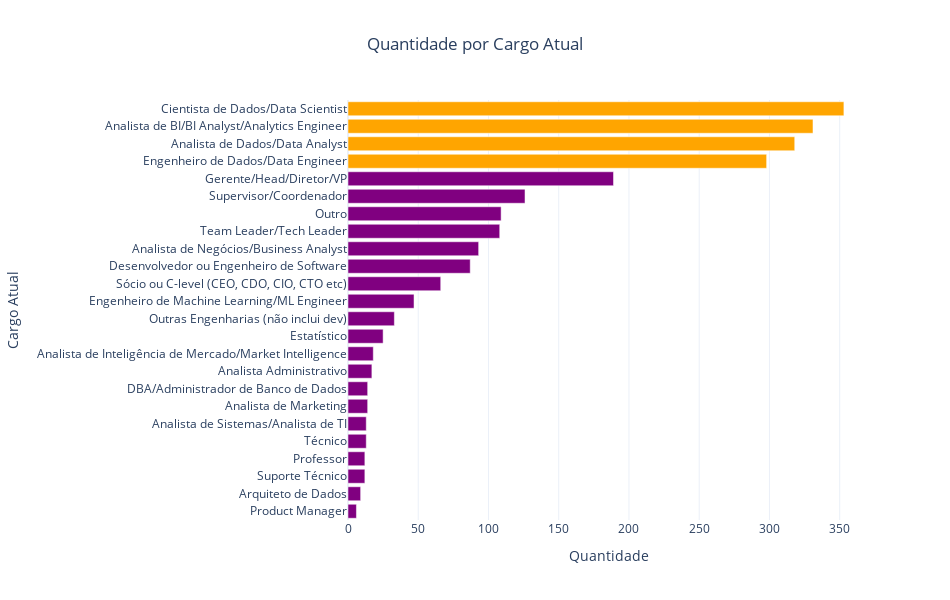

Write notebook code for a chart like this one.
### Code cell
# Plota gráfico de barra de 'Quantidade' por 'Cargo Atual'
# cores_barra_2 = ["orange", "orange", "orange", "purple", "purple"]
cores_barra_2 = ["purple"] * df_cargo_quantidade.shape[0]
cores_barra_2 = ["orange"] * 4 + cores_barra_2[4:]
titulo_barra_2 = 'Quantidade por Cargo Atual'
plotar_barra(df_cargo_quantidade, eixo_x='Quantidade', eixo_y='Cargo Atual', eixo_cores='Cargo Atual', cores=cores_barra_2, titulo=titulo_barra_2)

### Figure 1 — Plotly figure (JSON) as saved in the notebook; plotly's stock layout.template omitted (floating-point values rounded to 4 significant figures)
{"data": [{"alignmentgroup": "True", "customdata": [["15.27%"]], "hovertemplate": "Cargo Atual=%{y}<br>Quantidade=%{x}<br>Porcentagem=%{customdata[0]}<extra></extra>", "legendgroup": "Cientista de Dados/Data Scientist", "marker": {"color": "orange", "pattern": {"shape": ""}}, "name": "Cientista de Dados/Data Scientist", "offsetgroup": "Cientista de Dados/Data Scientist", "orientation": "h", "showlegend": true, "textposition": "auto", "type": "bar", "x": [353], "xaxis": "x", "y": ["Cientista de Dados/Data Scientist"], "yaxis": "y"}, {"alignmentgroup": "True", "customdata": [["14.32%"]], "hovertemplate": "Cargo Atual=%{y}<br>Quantidade=%{x}<br>Porcentagem=%{customdata[0]}<extra></extra>", "legendgroup": "Analista de BI/BI Analyst/Analytics Engineer", "marker": {"color": "orange", "pattern": {"shape": ""}}, "name": "Analista de BI/BI Analyst/Analytics Engineer", "offsetgroup": "Analista de BI/BI Analyst/Analytics Engineer", "orientation": "h", "showlegend": true, "textposition": "auto", "type": "bar", "x": [331], "xaxis": "x", "y": ["Analista de BI/BI Analyst/Analytics Engineer"], "yaxis": "y"}, {"alignmentgroup": "True", "customdata": [["13.76%"]], "hovertemplate": "Cargo Atual=%{y}<br>Quantidade=%{x}<br>Porcentagem=%{customdata[0]}<extra></extra>", "legendgroup": "Analista de Dados/Data Analyst", "marker": {"color": "orange", "pattern": {"shape": ""}}, "name": "Analista de Dados/Data Analyst", "offsetgroup": "Analista de Dados/Data Analyst", "orientation": "h", "showlegend": true, "textposition": "auto", "type": "bar", "x": [318], "xaxis": "x", "y": ["Analista de Dados/Data Analyst"], "yaxis": "y"}, {"alignmentgroup": "True", "customdata": [["12.89%"]], "hovertemplate": "Cargo Atual=%{y}<br>Quantidade=%{x}<br>Porcentagem=%{customdata[0]}<extra></extra>", "legendgroup": "Engenheiro de Dados/Data Engineer", "marker": {"color": "orange", "pattern": {"shape": ""}}, "name": "Engenheiro de Dados/Data Engineer", "offsetgroup": "Engenheiro de Dados/Data Engineer", "orientation": "h", "showlegend": true, "textposition": "auto", "type": "bar", "x": [298], "xaxis": "x", "y": ["Engenheiro de Dados/Data Engineer"], "yaxis": "y"}, {"alignmentgroup": "True", "customdata": [["8.18%"]], "hovertemplate": "Cargo Atual=%{y}<br>Quantidade=%{x}<br>Porcentagem=%{customdata[0]}<extra></extra>", "legendgroup": "Gerente/Head/Diretor/VP", "marker": {"color": "purple", "pattern": {"shape": ""}}, "name": "Gerente/Head/Diretor/VP", "offsetgroup": "Gerente/Head/Diretor/VP", "orientation": "h", "showlegend": true, "textposition": "auto", "type": "bar", "x": [189], "xaxis": "x", "y": ["Gerente/Head/Diretor/VP"], "yaxis": "y"}, {"alignmentgroup": "True", "customdata": [["5.45%"]], "hovertemplate": "Cargo Atual=%{y}<br>Quantidade=%{x}<br>Porcentagem=%{customdata[0]}<extra></extra>", "legendgroup": "Supervisor/Coordenador", "marker": {"color": "purple", "pattern": {"shape": ""}}, "name": "Supervisor/Coordenador", "offsetgroup": "Supervisor/Coordenador", "orientation": "h", "showlegend": true, "textposition": "auto", "type": "bar", "x": [126], "xaxis": "x", "y": ["Supervisor/Coordenador"], "yaxis": "y"}, {"alignmentgroup": "True", "customdata": [["4.72%"]], "hovertemplate": "Cargo Atual=%{y}<br>Quantidade=%{x}<br>Porcentagem=%{customdata[0]}<extra></extra>", "legendgroup": "Outro", "marker": {"color": "purple", "pattern": {"shape": ""}}, "name": "Outro", "offsetgroup": "Outro", "orientation": "h", "showlegend": true, "textposition": "auto", "type": "bar", "x": [109], "xaxis": "x", "y": ["Outro"], "yaxis": "y"}, {"alignmentgroup": "True", "customdata": [["4.67%"]], "hovertemplate": "Cargo Atual=%{y}<br>Quantidade=%{x}<br>Porcentagem=%{customdata[0]}<extra></extra>", "legendgroup": "Team Leader/Tech Leader", "marker": {"color": "purple", "pattern": {"shape": ""}}, "name": "Team Leader/Tech Leader", "offsetgroup": "Team Leader/Tech Leader", "orientation": "h", "showlegend": true, "textposition": "auto", "type": "bar", "x": [108], "xaxis": "x", "y": ["Team Leader/Tech Leader"], "yaxis": "y"}, {"alignmentgroup": "True", "customdata": [["4.02%"]], "hovertemplate": "Cargo Atual=%{y}<br>Quantidade=%{x}<br>Porcentagem=%{customdata[0]}<extra></extra>", "legendgroup": "Analista de Negócios/Business Analyst", "marker": {"color": "purple", "pattern": {"shape": ""}}, "name": "Analista de Negócios/Business Analyst", "offsetgroup": "Analista de Negócios/Business Analyst", "orientation": "h", "showlegend": true, "textposition": "auto", "type": "bar", "x": [93], "xaxis": "x", "y": ["Analista de Negócios/Business Analyst"], "yaxis": "y"}, {"alignmentgroup": "True", "customdata": [["3.76%"]], "hovertemplate": "Cargo Atual=%{y}<br>Quantidade=%{x}<br>Porcentagem=%{customdata[0]}<extra></extra>", "legendgroup": "Desenvolvedor ou Engenheiro de Software", "marker": {"color": "purple", "pattern": {"shape": ""}}, "name": "Desenvolvedor ou Engenheiro de Software", "offsetgroup": "Desenvolvedor ou Engenheiro de Software", "orientation": "h", "showlegend": true, "textposition": "auto", "type": "bar", "x": [87], "xaxis": "x", "y": ["Desenvolvedor ou Engenheiro de Software"], "yaxis": "y"}, {"alignmentgroup": "True", "customdata": [["2.86%"]], "hovertemplate": "Cargo Atual=%{y}<br>Quantidade=%{x}<br>Porcentagem=%{customdata[0]}<extra></extra>", "legendgroup": "Sócio ou C-level (CEO, CDO, CIO, CTO etc)", "marker": {"color": "purple", "pattern": {"shape": ""}}, "name": "Sócio ou C-level (CEO, CDO, CIO, CTO etc)", "offsetgroup": "Sócio ou C-level (CEO, CDO, CIO, CTO etc)", "orientation": "h", "showlegend": true, "textposition": "auto", "type": "bar", "x": [66], "xaxis": "x", "y": ["Sócio ou C-level (CEO, CDO, CIO, CTO etc)"], "yaxis": "y"}, {"alignmentgroup": "True", "customdata": [["2.03%"]], "hovertemplate": "Cargo Atual=%{y}<br>Quantidade=%{x}<br>Porcentagem=%{customdata[0]}<extra></extra>", "legendgroup": "Engenheiro de Machine Learning/ML Engineer", "marker": {"color": "purple", "pattern": {"shape": ""}}, "name": "Engenheiro de Machine Learning/ML Engineer", "offsetgroup": "Engenheiro de Machine Learning/ML Engineer", "orientation": "h", "showlegend": true, "textposition": "auto", "type": "bar", "x": [47], "xaxis": "x", "y": ["Engenheiro de Machine Learning/ML Engineer"], "yaxis": "y"}, {"alignmentgroup": "True", "customdata": [["1.43%"]], "hovertemplate": "Cargo Atual=%{y}<br>Quantidade=%{x}<br>Porcentagem=%{customdata[0]}<extra></extra>", "legendgroup": "Outras Engenharias (não inclui dev)", "marker": {"color": "purple", "pattern": {"shape": ""}}, "name": "Outras Engenharias (não inclui dev)", "offsetgroup": "Outras Engenharias (não inclui dev)", "orientation": "h", "showlegend": true, "textposition": "auto", "type": "bar", "x": [33], "xaxis": "x", "y": ["Outras Engenharias (não inclui dev)"], "yaxis": "y"}, {"alignmentgroup": "True", "customdata": [["1.08%"]], "hovertemplate": "Cargo Atual=%{y}<br>Quantidade=%{x}<br>Porcentagem=%{customdata[0]}<extra></extra>", "legendgroup": "Estatístico", "marker": {"color": "purple", "pattern": {"shape": ""}}, "name": "Estatístico", "offsetgroup": "Estatístico", "orientation": "h", "showlegend": true, "textposition": "auto", "type": "bar", "x": [25], "xaxis": "x", "y": ["Estatístico"], "yaxis": "y"}, {"alignmentgroup": "True", "customdata": [["0.78%"]], "hovertemplate": "Cargo Atual=%{y}<br>Quantidade=%{x}<br>Porcentagem=%{customdata[0]}<extra></extra>", "legendgroup": "Analista de Inteligência de Mercado/Market Intelligence", "marker": {"color": "purple", "pattern": {"shape": ""}}, "name": "Analista de Inteligência de Mercado/Market Intelligence", "offsetgroup": "Analista de Inteligência de Mercado/Market Intelligence", "orientation": "h", "showlegend": true, "textposition": "auto", "type": "bar", "x": [18], "xaxis": "x", "y": ["Analista de Inteligência de Mercado/Market Intelligence"], "yaxis": "y"}, {"alignmentgroup": "True", "customdata": [["0.74%"]], "hovertemplate": "Cargo Atual=%{y}<br>Quantidade=%{x}<br>Porcentagem=%{customdata[0]}<extra></extra>", "legendgroup": "Analista Administrativo", "marker": {"color": "purple", "pattern": {"shape": ""}}, "name": "Analista Administrativo", "offsetgroup": "Analista Administrativo", "orientation": "h", "showlegend": true, "textposition": "auto", "type": "bar", "x": [17], "xaxis": "x", "y": ["Analista Administrativo"], "yaxis": "y"}, {"alignmentgroup": "True", "customdata": [["0.61%"]], "hovertemplate": "Cargo Atual=%{y}<br>Quantidade=%{x}<br>Porcentagem=%{customdata[0]}<extra></extra>", "legendgroup": "DBA/Administrador de Banco de Dados", "marker": {"color": "purple", "pattern": {"shape": ""}}, "name": "DBA/Administrador de Banco de Dados", "offsetgroup": "DBA/Administrador de Banco de Dados", "orientation": "h", "showlegend": true, "textposition": "auto", "type": "bar", "x": [14], "xaxis": "x", "y": ["DBA/Administrador de Banco de Dados"], "yaxis": "y"}, {"alignmentgroup": "True", "customdata": [["0.61%"]], "hovertemplate": "Cargo Atual=%{y}<br>Quantidade=%{x}<br>Porcentagem=%{customdata[0]}<extra></extra>", "legendgroup": "Analista de Marketing", "marker": {"color": "purple", "pattern": {"shape": ""}}, "name": "Analista de Marketing", "offsetgroup": "Analista de Marketing", "orientation": "h", "showlegend": true, "textposition": "auto", "type": "bar", "x": [14], "xaxis": "x", "y": ["Analista de Marketing"], "yaxis": "y"}, {"alignmentgroup": "True", "customdata": [["0.56%"]], "hovertemplate": "Cargo Atual=%{y}<br>Quantidade=%{x}<br>Porcentagem=%{customdata[0]}<extra></extra>", "legendgroup": "Analista de Sistemas/Analista de TI", "marker": {"color": "purple", "pattern": {"shape": ""}}, "name": "Analista de Sistemas/Analista de TI", "offsetgroup": "Analista de Sistemas/Analista de TI", "orientation": "h", "showlegend": true, "textposition": "auto", "type": "bar", "x": [13], "xaxis": "x", "y": ["Analista de Sistemas/Analista de TI"], "yaxis": "y"}, {"alignmentgroup": "True", "customdata": [["0.56%"]], "hovertemplate": "Cargo Atual=%{y}<br>Quantidade=%{x}<br>Porcentagem=%{customdata[0]}<extra></extra>", "legendgroup": "Técnico", "marker": {"color": "purple", "pattern": {"shape": ""}}, "name": "Técnico", "offsetgroup": "Técnico", "orientation": "h", "showlegend": true, "textposition": "auto", "type": "bar", "x": [13], "xaxis": "x", "y": ["Técnico"], "yaxis": "y"}, {"alignmentgroup": "True", "customdata": [["0.52%"]], "hovertemplate": "Cargo Atual=%{y}<br>Quantidade=%{x}<br>Porcentagem=%{customdata[0]}<extra></extra>", "legendgroup": "Professor", "marker": {"color": "purple", "pattern": {"shape": ""}}, "name": "Professor", "offsetgroup": "Professor", "orientation": "h", "showlegend": true, "textposition": "auto", "type": "bar", "x": [12], "xaxis": "x", "y": ["Professor"], "yaxis": "y"}, {"alignmentgroup": "True", "customdata": [["0.52%"]], "hovertemplate": "Cargo Atual=%{y}<br>Quantidade=%{x}<br>Porcentagem=%{customdata[0]}<extra></extra>", "legendgroup": "Suporte Técnico", "marker": {"color": "purple", "pattern": {"shape": ""}}, "name": "Suporte Técnico", "offsetgroup": "Suporte Técnico", "orientation": "h", "showlegend": true, "textposition": "auto", "type": "bar", "x": [12], "xaxis": "x", "y": ["Suporte Técnico"], "yaxis": "y"}, {"alignmentgroup": "True", "customdata": [["0.39%"]], "hovertemplate": "Cargo Atual=%{y}<br>Quantidade=%{x}<br>Porcentagem=%{customdata[0]}<extra></extra>", "legendgroup": "Arquiteto de Dados", "marker": {"color": "purple", "pattern": {"shape": ""}}, "name": "Arquiteto de Dados", "offsetgroup": "Arquiteto de Dados", "orientation": "h", "showlegend": true, "textposition": "auto", "type": "bar", "x": [9], "xaxis": "x", "y": ["Arquiteto de Dados"], "yaxis": "y"}, {"alignmentgroup": "True", "customdata": [["0.26%"]], "hovertemplate": "Cargo Atual=%{y}<br>Quantidade=%{x}<br>Porcentagem=%{customdata[0]}<extra></extra>", "legendgroup": "Product Manager", "marker": {"color": "purple", "pattern": {"shape": ""}}, "name": "Product Manager", "offsetgroup": "Product Manager", "orientation": "h", "showlegend": true, "textposition": "auto", "type": "bar", "x": [6], "xaxis": "x", "y": ["Product Manager"], "yaxis": "y"}], "layout": {"barmode": "relative", "height": 600, "legend": {"title": {"text": "Cargo Atual"}, "tracegroupgap": 0}, "showlegend": false, "title": {"text": "Quantidade por Cargo Atual", "x": 0.5}, "width": 950, "xaxis": {"anchor": "y", "domain": [0, 1], "title": {"text": "Quantidade"}}, "yaxis": {"anchor": "x", "categoryarray": ["Product Manager", "Arquiteto de Dados", "Suporte Técnico", "Professor", "Técnico", "Analista de Sistemas/Analista de TI", "Analista de Marketing", "DBA/Administrador de Banco de Dados", "Analista Administrativo", "Analista de Inteligência de Mercado/Market Intelligence", "Estatístico", "Outras Engenharias (não inclui dev)", "Engenheiro de Machine Learning/ML Engineer", "Sócio ou C-level (CEO, CDO, CIO, CTO etc)", "Desenvolvedor ou Engenheiro de Software", "Analista de Negócios/Business Analyst", "Team Leader/Tech Leader", "Outro", "Supervisor/Coordenador", "Gerente/Head/Diretor/VP", "Engenheiro de Dados/Data Engineer", "Analista de Dados/Data Analyst", "Analista de BI/BI Analyst/Analytics Engineer", "Cientista de Dados/Data Scientist"], "categoryorder": "array", "domain": [0, 1], "title": {"text": "Cargo Atual"}}}}
